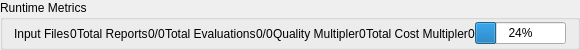
     <widget class="QGroupBox" name="groupBottomMetrics">
      <property name="sizePolicy">
       <sizepolicy hsizetype="Preferred" vsizetype="Minimum">
        <horstretch>0</horstretch>
        <verstretch>0</verstretch>
       </sizepolicy>
      </property>
      <property name="minimumSize">
       <size>
        <width>0</width>
        <height>10</height>
       </size>
      </property>
      <property name="maximumSize">
       <size>
        <width>15555555</width>
        <height>50</height>
       </size>
      </property>
      <property name="title">
       <string>Runtime Metrics</string>
      </property>
      <layout class="QHBoxLayout" name="horizontalLayout">
       <property name="spacing">
        <number>0</number>
       </property>
       <property name="topMargin">
        <number>0</number>
       </property>
       <property name="bottomMargin">
        <number>0</number>
       </property>
       <item>
        <widget class="QLabel" name="label_3">
         <property name="text">
          <string>Input Files</string>
         </property>
        </widget>
       </item>
       <item>
        <widget class="QLabel" name="label_4">
         <property name="text">
          <string>0</string>
         </property>
        </widget>
       </item>
       <item>
        <widget class="QLabel" name="labelMetric3">
         <property name="text">
          <string>Total Reports</string>
         </property>
        </widget>
       </item>
       <item>
        <widget class="QLabel" name="label_2">
         <property name="text">
          <string>0/0</string>
         </property>
        </widget>
       </item>
       <item>
        <widget class="QLabel" name="labelMetric2">
         <property name="text">
          <string>Total Evaluations</string>
         </property>
        </widget>
       </item>
       <item>
        <widget class="QLabel" name="valueMetric2">
         <property name="text">
          <string>0/0</string>
         </property>
        </widget>
       </item>
       <item>
        <widget class="QLabel" name="labelMetric4">
         <property name="text">
          <string>Quality Multipler</string>
         </property>
        </widget>
       </item>
       <item>
        <widget class="QLabel" name="valueMetric3">
         <property name="text">
          <string>0</string>
         </property>
        </widget>
       </item>
       <item>
        <widget class="QLabel" name="labelMetric1">
         <property name="text">
          <string>Total Cost Multipler</string>
         </property>
        </widget>
       </item>
       <item>
        <widget class="QLabel" name="valueMetric1">
         <property name="text">
          <string>0</string>
         </property>
        </widget>
       </item>
       <item>
        <widget class="QProgressBar" name="progressBar_2">
         <property name="maximumSize">
          <size>
           <width>400</width>
           <height>16777215</height>
          </size>
         </property>
         <property name="value">
          <number>24</number>
         </property>
        </widget>
       </item>
      </layout>
     </widget>
